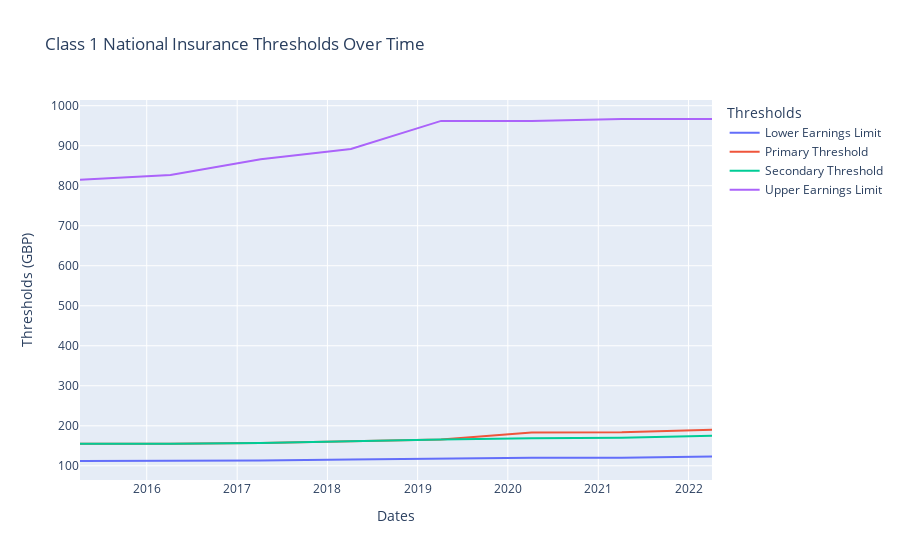

Write notebook code for a chart like this one.
### Markdown cell above
**- Class 1 National Insurance Thresholds:**

### Code cell
# @title
dates = ['2015-04-06', '2016-04-06', '2017-04-06', '2018-04-06', '2019-04-06', '2020-04-06', '2021-04-06', '2022-04-06']

lower_earnings = [112, 112, 113, 116, 118, 120, 120, 123]
primary_threshold = [155, 155, 157, 162, 166, 183, 184, 190]
secondary_threshold = [155, 155, 157, 162, 166, 169, 170, 175]
upper_earnings = [815, 827, 866, 892, 962, 962, 966.73, 966.73]

df = pd.DataFrame({
    'Dates': dates,
    'Lower Earnings Limit': lower_earnings,
    'Primary Threshold': primary_threshold,
    'Secondary Threshold': secondary_threshold,
    'Upper Earnings Limit': upper_earnings
})

fig = px.line(df, x='Dates', y=df.columns[1:],
              title='Class 1 National Insurance Thresholds Over Time',
              labels={'value': 'Thresholds (GBP)', 'variable': 'Thresholds', 'Dates': 'Dates'})

fig.show()

### Figure 1 — Plotly figure (JSON) as saved in the notebook; plotly's stock layout.template omitted (floating-point values rounded to 4 significant figures)
{"data": [{"hovertemplate": "Thresholds=Lower Earnings Limit<br>Dates=%{x}<br>Thresholds (GBP)=%{y}<extra></extra>", "legendgroup": "Lower Earnings Limit", "line": {"color": "#636efa", "dash": "solid"}, "marker": {"symbol": "circle"}, "mode": "lines", "name": "Lower Earnings Limit", "orientation": "v", "showlegend": true, "type": "scatter", "x": ["2015-04-06", "2016-04-06", "2017-04-06", "2018-04-06", "2019-04-06", "2020-04-06", "2021-04-06", "2022-04-06"], "xaxis": "x", "y": [112, 112, 113, 116, 118, 120, 120, 123], "yaxis": "y"}, {"hovertemplate": "Thresholds=Primary Threshold<br>Dates=%{x}<br>Thresholds (GBP)=%{y}<extra></extra>", "legendgroup": "Primary Threshold", "line": {"color": "#EF553B", "dash": "solid"}, "marker": {"symbol": "circle"}, "mode": "lines", "name": "Primary Threshold", "orientation": "v", "showlegend": true, "type": "scatter", "x": ["2015-04-06", "2016-04-06", "2017-04-06", "2018-04-06", "2019-04-06", "2020-04-06", "2021-04-06", "2022-04-06"], "xaxis": "x", "y": [155, 155, 157, 162, 166, 183, 184, 190], "yaxis": "y"}, {"hovertemplate": "Thresholds=Secondary Threshold<br>Dates=%{x}<br>Thresholds (GBP)=%{y}<extra></extra>", "legendgroup": "Secondary Threshold", "line": {"color": "#00cc96", "dash": "solid"}, "marker": {"symbol": "circle"}, "mode": "lines", "name": "Secondary Threshold", "orientation": "v", "showlegend": true, "type": "scatter", "x": ["2015-04-06", "2016-04-06", "2017-04-06", "2018-04-06", "2019-04-06", "2020-04-06", "2021-04-06", "2022-04-06"], "xaxis": "x", "y": [155, 155, 157, 162, 166, 169, 170, 175], "yaxis": "y"}, {"hovertemplate": "Thresholds=Upper Earnings Limit<br>Dates=%{x}<br>Thresholds (GBP)=%{y}<extra></extra>", "legendgroup": "Upper Earnings Limit", "line": {"color": "#ab63fa", "dash": "solid"}, "marker": {"symbol": "circle"}, "mode": "lines", "name": "Upper Earnings Limit", "orientation": "v", "showlegend": true, "type": "scatter", "x": ["2015-04-06", "2016-04-06", "2017-04-06", "2018-04-06", "2019-04-06", "2020-04-06", "2021-04-06", "2022-04-06"], "xaxis": "x", "y": [815, 827, 866, 892, 962, 962, 966.7, 966.7], "yaxis": "y"}], "layout": {"legend": {"title": {"text": "Thresholds"}, "tracegroupgap": 0}, "title": {"text": "Class 1 National Insurance Thresholds Over Time"}, "xaxis": {"anchor": "y", "domain": [0, 1], "title": {"text": "Dates"}}, "yaxis": {"anchor": "x", "domain": [0, 1], "title": {"text": "Thresholds (GBP)"}}}}
